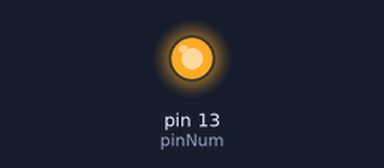
This sketch was run on a simulated Arduino Uno, built with avr-gcc and run on an emulated ATmega328P. On the bench: output pins drawn as LEDs (lit = HIGH). Random numbers use the default seed unless the sketch sets one.

Above: at 0.1 s.
At 39.5 s:
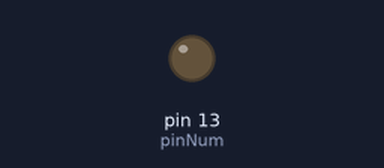
Timing chart, 0 to 40.0 s (numbered marks = the images above):
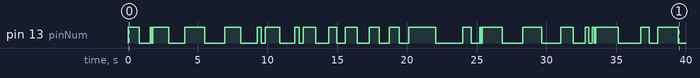

The sketch:

myBlinkScript.ino
```cpp
#include <Arduino.h>

double pinNum = LED_BUILTIN;
double timeToDelay = 1000; // in milliseconds

void setup()
{
    pinMode(pinNum, OUTPUT);
}

void loop()
{
    double sizeOfVariation = 1000;
    double randomVariationInTime = random(-1 * sizeOfVariation, sizeOfVariation + 1);
    digitalWrite(pinNum, HIGH);                 // sets the digital pin 13 on
    delay(timeToDelay + randomVariationInTime); // waits for a second
    digitalWrite(pinNum, LOW);                  // sets the digital pin 13 off
    delay(timeToDelay + randomVariationInTime); // waits for a second
}
```
